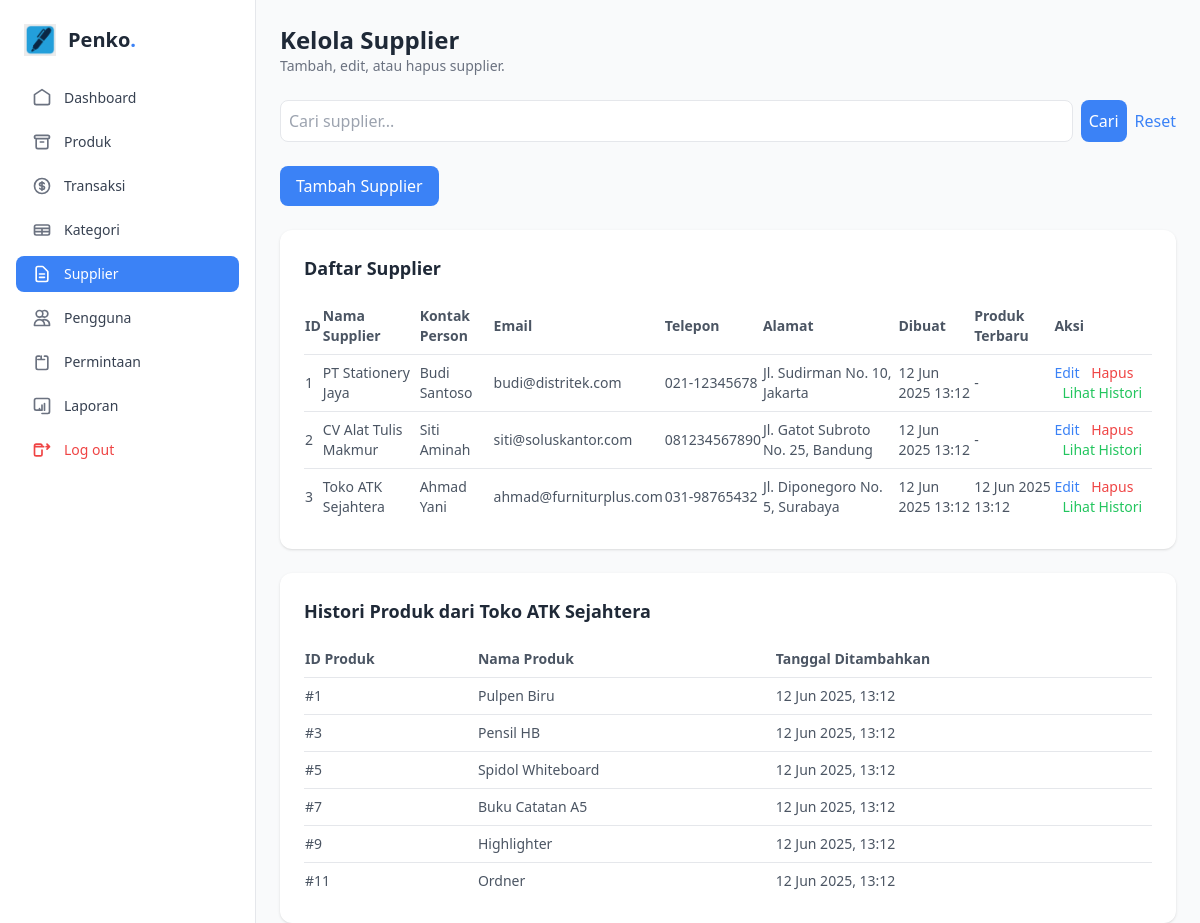
Screenshot of /admin/suppliers.php?id=3 (signed in) with the database file from the repository.
### tables this page shows
CREATE TABLE `suppliers` (
    `id` INT AUTO_INCREMENT PRIMARY KEY,
    `name` VARCHAR(100) NOT NULL,
    `contact_person` VARCHAR(100),
    `email` VARCHAR(100),
    `phone` VARCHAR(20),
    `address` TEXT,
    `created_at` DATETIME DEFAULT CURRENT_TIMESTAMP,
    `updated_at` DATETIME DEFAULT CURRENT_TIMESTAMP ON UPDATE CURRENT_TIMESTAMP
);

CREATE TABLE `products` (
  `id` INT AUTO_INCREMENT PRIMARY KEY,
  `name` varchar(100) NOT NULL,
  `description` text,
  `category_id` INT,
  `supplier_id` INT,
  `current_stock` int NOT NULL DEFAULT 0,
  `unit` varchar(20) NOT NULL,
  `price` DECIMAL(15,2) DEFAULT 0.00,
  `image` VARCHAR(255),
  `min_stock` int NOT NULL DEFAULT 10,
  `created_at` DATETIME DEFAULT CURRENT_TIMESTAMP,
  `updated_at` DATETIME DEFAULT CURRENT_TIMESTAMP ON UPDATE CURRENT_TIMESTAMP,
  FOREIGN KEY (`category_id`) REFERENCES `categories`(`id`) ON DELETE SET NULL,
  FOREIGN KEY (`supplier_id`) REFERENCES `suppliers`(`id`) ON DELETE SET NULL
);

### admin/suppliers.php (the view, shortened to what this page needs)
<?php
require_once '../koneksi/database.php';
$action = $_GET['action'] ?? '';
$id = $_GET['id'] ?? '';
$search = $_GET['search'] ?? '';
$suppliers_sql = "SELECT s.*, (SELECT MAX(created_at) FROM products p WHERE p.supplier_id = s.id) AS latest_product
                 FROM suppliers s
                 WHERE 1=1";
$suppliers_sql .= " GROUP BY s.id, s.name, s.contact_person, s.email, s.phone, s.address, s.created_at, s.updated_at";
$suppliers_query = $conn->query($suppliers_sql);
$supplier_history = [];
$supplier_name = 'Supplier';
if ($id && !$action) {
    $name_query = $conn->prepare("SELECT name FROM suppliers WHERE id = ?");
    $name_query->bind_param("i", $id);
    $name_query->execute();
    $result = $name_query->get_result()->fetch_assoc();
    if ($result) {
        $supplier_name = $result['name'];
    }
    $history_query = $conn->prepare("
        SELECT id, name, created_at
        FROM products
        WHERE supplier_id = ?
        ORDER BY created_at DESC
    ");
    $history_query->bind_param("i", $id);
    if (!$history_query->execute()) {
        $error = "Gagal mengambil histori produk: " . $conn->error;
    } else {
        $supplier_history = $history_query->get_result()->fetch_all(MYSQLI_ASSOC);
    }
}
?>
<!DOCTYPE html>
<html lang="id">
<head>
    <script src="https://cdn.tailwindcss.com"></script>
</head>
<body class="bg-gray-50">
<div class="flex h-screen">
    <aside class="w-64 bg-white border-r px-4 py-6 flex flex-col space-y-6">
        <div class="flex items-center space-x-3 px-2">
            <img src="../img/Logo.png" alt="Logo" class="h-8 w-8 object-cover" />
            <h1 class="text-xl font-semibold text-gray-800">Penko<span class="text-blue-500">.</span></h1>
        </div>
        <nav class="flex-1">
            <ul class="space-y-2">
                <li>
                    <a href="dashboard.php" class="flex items-center px-4 py-2 rounded-lg text-gray-700 hover:bg-blue-50 hover:text-blue-600 transition">
                        <svg class="h-5 w-5 text-gray-500" fill="none" stroke="currentColor" viewBox="0 0 24 24" xmlns="http://www.w3.org/2000/svg">
                            <path stroke-linecap="round" stroke-linejoin="round" stroke-width="2" d="M3 8l9-6 9 6v10a2 2 0 01-2 2H5a2 2 0 01-2-2V8z" />
                        </svg>
                        <span class="ml-3 text-sm font-medium">Dashboard</span>
                    </a>
                </li>
                <li>
                    <a href="products.php" class="flex items-center px-4 py-2 rounded-lg text-gray-700 hover:bg-blue-50 hover:text-blue-600 transition">
                        <svg class="h-5 w-5 text-gray-500" fill="none" stroke="currentColor" viewBox="0 0 24 24" xmlns="http://www.w3.org/2000/svg">
                            <path stroke-linecap="round" stroke-linejoin="round" stroke-width="2" d="M5 8h14M5 8a2 2 0 110-4h14a2 2 0 110 4M5 8v10a2 2 0 002 2h10a2 2 0 002-2V8m-9 4h4" />
                        </svg>
                        <span class="ml-3 text-sm font-medium">Produk</span>
                    </a>
                </li>
                <li>
                    <a href="transactions.php" class="flex items-center px-4 py-2 rounded-lg text-gray-700 hover:bg-blue-50 hover:text-blue-600 transition">
                        <span class="ml-3 text-sm font-medium">Transaksi</span>
                    </a>
                </li>
                <li>
                    <a href="categories.php" class="flex items-center px-4 py-2 rounded-lg text-gray-700 hover:bg-blue-50 hover:text-blue-600 transition">
                        <svg class="h-5 w-5 text-gray-500" fill="none" stroke="currentColor" viewBox="0 0 24 24" xmlns="http://www.w3.org/2000/svg">
                            <path stroke-linecap="round" stroke-linejoin="round" stroke-width="2" d="M3 10h18M3 14h18m-9-4v8m-7 0h14a2 2 0 002-2V8a2 2 0 00-2-2H5a2 2 0 00-2 2v8a2 2 0 002 2z" />
                        </svg>
                        <span class="ml-3 text-sm font-medium">Kategori</span>
                    </a>
                </li>
                <li>
                    <a href="suppliers.php" class="flex items-center px-4 py-2 rounded-lg text-white bg-blue-500 hover:bg-blue-600 transition">
                        <svg class="h-5 w-5 text-white" fill="none" stroke="currentColor" viewBox="0 0 24 24" xmlns="http://www.w3.org/2000/svg">
                            <path stroke-linecap="round" stroke-linejoin="round" stroke-width="2" d="M9 12h6m-6 4h6m2 5H7a2 2 0 01-2-2V5a2 2 0 012-2h5.586a1 1 0 01.707.293l5.414 5.414a1 1 0 01.293.707V19a2 2 0 01-2 2z" />
                        </svg>
                        <span class="ml-3 text-sm font-medium">Supplier</span>
                    </a>
                </li>
                <li>
                    <a href="users.php" class="flex items-center px-4 py-2 rounded-lg text-gray-700 hover:bg-blue-50 hover:text-blue-600 transition">
                        <svg class="h-5 w-5 text-gray-500" fill="none" stroke="currentColor" viewBox="0 0 24 24" xmlns="http://www.w3.org/2000/svg">
                            <path stroke-linecap="round" stroke-linejoin="round" stroke-width="2" d="M12 4.354a4 4 0 110 5.292M15 21H3v-1a6 6 0 0112 0v1zm0 0h6v-1a6 6 0 00-9-5.197M13 7a4 4 0 11-8 0 4 4 0 018 0z" />
                        </svg>
                        <span class="ml-3 text-sm font-medium">Pengguna</span>
                    </a>
                </li>
                <li>
                    <a href="requests.php" class="flex items-center px-4 py-2 rounded-lg text-gray-700 hover:bg-blue-50 hover:text-blue-600 transition">
                        <svg class="h-5 w-5 text-gray-500" fill="none" stroke="currentColor" viewBox="0 0 24 24" xmlns="http://www.w3.org/2000/svg">
                            <path stroke-linecap="round" stroke-linejoin="round" stroke-width="2" d="M9 5H7a2 2 0 00-2 2v12a2 2 0 002 2h10a2 2 0 002-2V7a2 2 0 00-2-2h-2m-4 0v4m0 0H7m4 0h4" />
                        </svg>
                        <span class="ml-3 text-sm font-medium">Permintaan</span>
                    </a>
                </li>
                <li>
                    <a href="reports.php" class="flex items-center px-4 py-2 rounded-lg text-gray-700 hover:bg-blue-50 hover:text-blue-600 transition">
                        <svg class="h-5 w-5 text-gray-500" fill="none" stroke="currentColor" viewBox="0 0 24 24" xmlns="http://www.w3.org/2000/svg">
                            <path stroke-linecap="round" stroke-linejoin="round" stroke-width="2" d="M9 17v-2m3 2v-6m3 6v-8m-9 8h6m-7 0H5a2 2 0 01-2-2V5a2 2 0 012-2h14a2 2 0 012 2v14a2 2 0 01-2 2h-7" />
                        </svg>
                        <span class="ml-3 text-sm font-medium">Laporan</span>
                    </a>
                </li>
                <li>
                    <a href="../logout.php" class="flex items-center px-4 py-2 rounded-lg text-red-500 hover:bg-red-50 hover:text-red-600 transition">
                        <svg class="h-5 w-5 text-red-500" fill="none" stroke="currentColor" viewBox="0 0 24 24" xmlns="http://www.w3.org/2000/svg">
                            <path stroke-linecap="round" stroke-linejoin="round" stroke-width="2" d="M17 8h4m0 0l-3-3m3 3l-3 3m-4-3H3m9 4v5a2 2 0 01-2 2H5a2 2 0 01-2-2V7a2 2 0 012-2h5a2 2 0 012 2v1" />
                        </svg>
                        <span class="ml-3 text-sm font-medium">Log out</span>
                    </a>
                </li>
            </ul>
        </nav>
    </aside>
    <main class="flex-1 p-6">
        <div class="mb-6">
            <h2 class="text-2xl font-semibold text-gray-800">Kelola Supplier</h2>
            <p class="text-sm text-gray-500">Tambah, edit, atau hapus supplier.</p>
        </div>
        <div class="mb-6">
            <form method="GET" action="suppliers.php" class="flex space-x-2">
                <input type="text" name="search" value="<?php echo htmlspecialchars($search); ?>" placeholder="Cari supplier..." class="w-full p-2 border rounded-lg focus:ring-2 focus:ring-blue-500">
                <button type="submit" class="bg-blue-500 text-white p-2 rounded-lg hover:bg-blue-600">Cari</button>
                <a href="suppliers.php" class="text-blue-500 hover:underline self-center">Reset</a>
            </form>
        </div>
        <?php if ($action != 'edit'): ?>
        <div class="mb-6">
            <button id="toggleAddForm" class="bg-blue-500 text-white px-4 py-2 rounded-lg hover:bg-blue-600">Tambah Supplier</button>
        </div>
        <?php endif; ?>
        <div class="bg-white p-6 rounded-xl shadow">
            <h3 class="text-lg font-semibold text-gray-800 mb-4">Daftar Supplier</h3>
            <table class="min-w-full text-sm text-gray-600">
                <thead>
                    <tr>
                        <th class="text-left py-2">ID</th>
                        <th class="text-left py-2">Nama Supplier</th>
                        <th class="text-left py-2">Kontak Person</th>
                        <th class="text-left py-2">Email</th>
                        <th class="text-left py-2">Telepon</th>
                        <th class="text-left py-2">Alamat</th>
                        <th class="text-left py-2">Dibuat</th>
                        <th class="text-left py-2">Produk Terbaru</th>
                        <th class="text-left py-2">Aksi</th>
                    </tr>
                </thead>
                <tbody>
                    <?php if ($suppliers_query->num_rows > 0): ?>
                        <?php while ($row = $suppliers_query->fetch_assoc()): ?>
                            <tr class="border-t">
                                <td class="py-2"><?php echo $row['id']; ?></td>
                                <td class="py-2"><?php echo htmlspecialchars($row['name']); ?></td>
                                <td class="py-2"><?php echo htmlspecialchars($row['contact_person']); ?></td>
                                <td class="py-2"><?php echo htmlspecialchars($row['email']); ?></td>
                                <td class="py-2"><?php echo htmlspecialchars($row['phone']); ?></td>
                                <td class="py-2"><?php echo htmlspecialchars($row['address']); ?></td>
                                <td class="py-2"><?php echo date('d M Y H:i', strtotime($row['created_at'])); ?></td>
                                <td class="py-2"><?php echo $row['latest_product'] ? date('d M Y H:i', strtotime($row['latest_product'])) : '-'; ?></td>
                                <td class="py-2">
                                    <a href="?action=edit&id=<?php echo $row['id']; ?>" class="text-blue-500 hover:underline">Edit</a>
                                    <a href="?action=delete&id=<?php echo $row['id']; ?>" class="text-red-500 hover:underline ml-2" onclick="return confirm('Yakin ingin menghapus supplier ini?')">Hapus</a>
                                    <a href="?id=<?php echo $row['id']; ?>" class="text-green-500 hover:underline ml-2">Lihat Histori</a>
                                </td>
                            </tr>
                        <?php endwhile; ?>
                    <?php else: ?>
                        <tr>
                            <td colspan="9" class="py-2 text-center text-gray-500">Tidak ada supplier ditemukan.</td>
                        </tr>
                    <?php endif; ?>
                </tbody>
            </table>
        </div>
        <?php if ($id && !$action): ?>
        <div class="bg-white p-6 rounded-xl shadow mt-6">
            <h3 class="text-lg font-semibold text-gray-800 mb-4">Histori Produk dari <?php echo htmlspecialchars($supplier_name); ?></h3>
            <?php if (!empty($supplier_history)): ?>
            <table class="min-w-full text-sm text-gray-600">
                <thead>
                    <tr>
                        <th class="text-left py-2">ID Produk</th>
                        <th class="text-left py-2">Nama Produk</th>
                        <th class="text-left py-2">Tanggal Ditambahkan</th>
                    </tr>
                </thead>
                <tbody>
                    <?php foreach ($supplier_history as $row): ?>
                    <tr class="border-t">
                        <td class="py-2">#<?php echo $row['id']; ?></td>
                        <td class="py-2"><?php echo htmlspecialchars($row['name']); ?></td>
                        <td class="py-2"><?php echo date('d M Y, H:i', strtotime($row['created_at'])); ?></td>
                    </tr>
                    <?php endforeach; ?>
                </tbody>
            </table>
            <?php else: ?>
                <p class="text-gray-500 text-center mt-4">Tidak ada produk terkait supplier ini.</p>
            <?php endif; ?>
        </div>
        <?php endif; ?>
    </main>
</div>
</body>
</html>

### rows the page displays
suppliers: id "1", name "PT Stationery Jaya", contact_person "Budi Santoso", email "budi@distritek.com", phone "021-12345678", address "Jl. Sudirman No. 10, Jakarta", created_at "12 Jun 2025 13:12"
suppliers: id "2", name "CV Alat Tulis Makmur", contact_person "Siti Aminah", email "siti@soluskantor.com", phone "081234567890", address "Jl. Gatot Subroto No. 25, Bandung", created_at "12 Jun 2025 13:12"
suppliers: id "3", name "Toko ATK Sejahtera", contact_person "Ahmad Yani", email "ahmad@furniturplus.com", phone "031-98765432", address "Jl. Diponegoro No. 5, Surabaya", created_at "12 Jun 2025 13:12", latest_product "12 Jun 2025 13:12"
products: id "1", name "Pulpen Biru", created_at "12 Jun 2025, 13:12"
products: id "3", name "Pensil HB", created_at "12 Jun 2025, 13:12"
products: id "5", name "Spidol Whiteboard", created_at "12 Jun 2025, 13:12"
products: id "7", name "Buku Catatan A5", created_at "12 Jun 2025, 13:12"
products: id "9", name "Highlighter", created_at "12 Jun 2025, 13:12"
products: id "11", name "Ordner", created_at "12 Jun 2025, 13:12"
